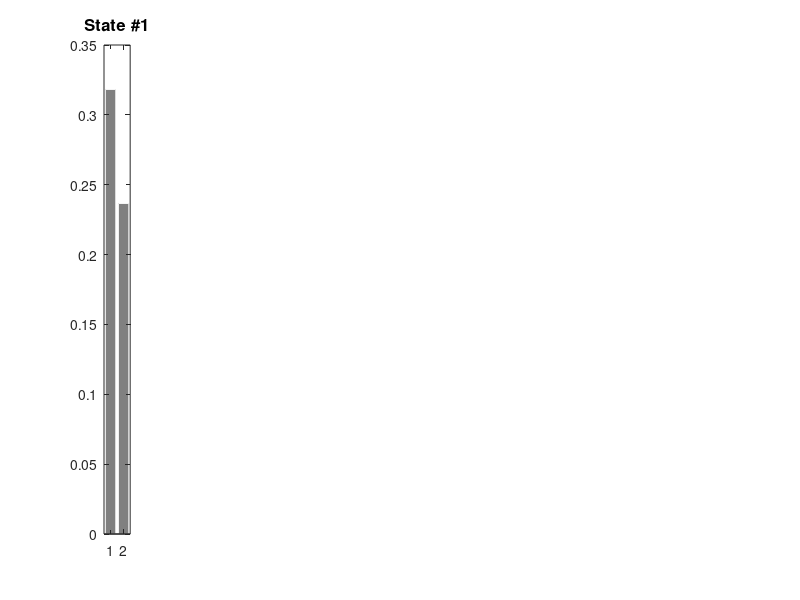

Reproduce this figure in MATLAB. (Note: this script raises an error after producing the figure.)
clear all;
load meanSC_56HC_Desikan.mat;
C=meanSC;

% remove the areas with timecourses at zero from the SC matrix
load areas_zero.mat
C(areas_zero,:) = [];
C(:,areas_zero) = [];

load  optimizedhopfawake_56HC.mat;
load empiricalLEiDA.mat P1emp P2emp PTR1emp PTR2emp;

% Optimal G for KL
[M,I] = min(klpstates);
we_optim_kl = WE(I);

% Optimal G for KS
[M1,I1] = min(ksdist);
we_optim_ks = WE(I1);

%% t_test to assess significance of difference between PMS

K = 10;
Pval_ctrl = zeros(1,K);
H_ctrl = zeros(1,K);
Pval_agcc = zeros(1,K);
H_agcc = zeros(1,K);

% for c=1:K
%     stats=permutation_htest2_np([P2emp(:,c)',Pstatessimul(I,c)'],[ones(1,numel(P2emp(:,c))) 2*ones(1,numel(Pstatessimul(I,c)))],1000,0.05,'one_sample_ttest');
%     Pval_ctrl(c)=min(stats.pvals);
% 
%     stats=permutation_htest2_np([P1emp(:,c)',Pstatessimul(I,c)'],[ones(1,numel(P1emp(:,c))) 2*ones(1,numel(Pstatessimul(I,c)))],1000,0.05,'one_sample_ttest');
%     Pval_agcc(c)=min(stats.pvals);
% end

for c=1:K
    [H_ctrl(c), Pval_ctrl(c)]=ttest(P2emp(:,c), Pstatessimul(I,c), 'alpha', 0.05/10);

    [H_agcc(c), Pval_agcc(c)]=ttest(P1emp(:,c), Pstatessimul(I,c), 'alpha', 0.05/10);
end


%% plot PMS, simulated and empirical

figure
for c=1:K
    subplot(1,K,c)
    Group1=squeeze(Pstatessimul(I,c)); % simulated 
    Group2=squeeze(P2emp(:,c)); % empirical control
    bar([mean(Group1) mean(Group2)],'EdgeColor','w','FaceColor',[.5 .5 .5])
    if c==5
        title({['Simulated woCC vs. Empirical Control'] ['State #' num2str(c)]}, 'FontSize', 12);
    else
        title({['State #' num2str(c)]}, 'FontSize', 12);
    end
    
    hold on
    % Error bar containing the standard error of the mean
    errorbar([mean(Group1) mean(Group2)],[std(Group1)/sqrt(numel(Group1)) std(Group2)/sqrt(numel(Group2))],'LineStyle','none','Color','k')
    set(gca,'XTickLabel',{'sim', 'emp'},'FontSize', 12)
    if Pval_ctrl(c)<0.05
        plot(1.5,max([mean(Group1) mean(Group2)])+.01,'*k')
    end
    if c==1
        ylabel('Probability','FontSize', 12)
    end
    box off
end

figure
for c=1:K
    subplot(1,K,c)
    Group1=squeeze(Pstatessimul(I,c)); % simulated 
    Group2=squeeze(P1emp(:,c)); % empirical control
    bar([mean(Group1) mean(Group2)],'EdgeColor','w','FaceColor',[.5 .5 .5])
    if c==5
        title({['Simulated woCC vs. Empirical AgCC'] ['State #' num2str(c)]}, 'FontSize', 12);
    else
        title({['State #' num2str(c)]}, 'FontSize', 12);
    end
    
    hold on
    % Error bar containing the standard error of the mean
    errorbar([mean(Group1) mean(Group2)],[std(Group1)/sqrt(numel(Group1)) std(Group2)/sqrt(numel(Group2))],'LineStyle','none','Color','k')
    set(gca,'XTickLabel',{'sim', 'emp'},'FontSize', 12)
    if Pval_agcc(c)<0.05
        plot(1.5,max([mean(Group1) mean(Group2)])+.01,'*k')
    end
    if c==1
        ylabel('Probability','FontSize', 12)
    end
    box off
end
